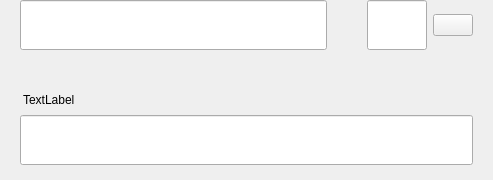
<?xml version="1.0" encoding="UTF-8"?>
<ui version="4.0">
 <class>SendMultiRow</class>
 <widget class="QWidget" name="SendMultiRow">
  <property name="geometry">
   <rect>
    <x>0</x>
    <y>0</y>
    <width>493</width>
    <height>180</height>
   </rect>
  </property>
  <property name="minimumSize">
   <size>
    <width>0</width>
    <height>0</height>
   </size>
  </property>
  <property name="maximumSize">
   <size>
    <width>16777215</width>
    <height>16777215</height>
   </size>
  </property>
  <property name="windowTitle">
   <string>Form</string>
  </property>
  <property name="styleSheet">
   <string notr="true">color: rgb(0, 0, 0);</string>
  </property>
  <layout class="QVBoxLayout" name="verticalLayout_3">
   <property name="spacing">
    <number>0</number>
   </property>
   <property name="leftMargin">
    <number>0</number>
   </property>
   <property name="topMargin">
    <number>0</number>
   </property>
   <property name="rightMargin">
    <number>20</number>
   </property>
   <property name="bottomMargin">
    <number>5</number>
   </property>
   <item alignment="Qt::AlignTop">
    <widget class="QWidget" name="widget" native="true">
     <property name="sizePolicy">
      <sizepolicy hsizetype="Expanding" vsizetype="Maximum">
       <horstretch>0</horstretch>
       <verstretch>0</verstretch>
      </sizepolicy>
     </property>
     <property name="minimumSize">
      <size>
       <width>0</width>
       <height>60</height>
      </size>
     </property>
     <property name="maximumSize">
      <size>
       <width>16777215</width>
       <height>85</height>
      </size>
     </property>
     <layout class="QHBoxLayout" name="horizontalLayout" stretch="6,0,2">
      <property name="spacing">
       <number>0</number>
      </property>
      <property name="leftMargin">
       <number>8</number>
      </property>
      <property name="topMargin">
       <number>0</number>
      </property>
      <property name="rightMargin">
       <number>0</number>
      </property>
      <property name="bottomMargin">
       <number>0</number>
      </property>
      <item alignment="Qt::AlignTop">
       <widget class="QStackedWidget" name="stackedAddress">
        <property name="minimumSize">
         <size>
          <width>0</width>
          <height>50</height>
         </size>
        </property>
        <property name="maximumSize">
         <size>
          <width>16777215</width>
          <height>50</height>
         </size>
        </property>
        <widget class="QWidget" name="page_4">
         <property name="sizePolicy">
          <sizepolicy hsizetype="Expanding" vsizetype="Preferred">
           <horstretch>0</horstretch>
           <verstretch>0</verstretch>
          </sizepolicy>
         </property>
         <property name="minimumSize">
          <size>
           <width>0</width>
           <height>50</height>
          </size>
         </property>
         <property name="maximumSize">
          <size>
           <width>16777215</width>
           <height>55</height>
          </size>
         </property>
         <layout class="QVBoxLayout" name="verticalLayout_7">
          <property name="spacing">
           <number>0</number>
          </property>
          <property name="leftMargin">
           <number>12</number>
          </property>
          <property name="topMargin">
           <number>0</number>
          </property>
          <property name="rightMargin">
           <number>0</number>
          </property>
          <property name="bottomMargin">
           <number>0</number>
          </property>
          <item>
           <widget class="QLineEdit" name="lineEditAddress">
            <property name="minimumSize">
             <size>
              <width>0</width>
              <height>50</height>
             </size>
            </property>
            <property name="maximumSize">
             <size>
              <width>16777215</width>
              <height>50</height>
             </size>
            </property>
            <property name="styleSheet">
             <string notr="true">color: rgb(0, 0, 0);</string>
            </property>
           </widget>
          </item>
         </layout>
        </widget>
        <widget class="QWidget" name="page_3"/>
       </widget>
      </item>
      <item>
       <spacer name="horizontalSpacer_3">
        <property name="orientation">
         <enum>Qt::Horizontal</enum>
        </property>
        <property name="sizeType">
         <enum>QSizePolicy::Fixed</enum>
        </property>
        <property name="sizeHint" stdset="0">
         <size>
          <width>40</width>
          <height>20</height>
         </size>
        </property>
       </spacer>
      </item>
      <item>
       <layout class="QHBoxLayout" name="horizontalLayout_2">
        <property name="spacing">
         <number>6</number>
        </property>
        <item alignment="Qt::AlignTop">
         <widget class="QLineEdit" name="lineEditAmount">
          <property name="sizePolicy">
           <sizepolicy hsizetype="Expanding" vsizetype="Preferred">
            <horstretch>0</horstretch>
            <verstretch>0</verstretch>
           </sizepolicy>
          </property>
          <property name="minimumSize">
           <size>
            <width>0</width>
            <height>50</height>
           </size>
          </property>
          <property name="maximumSize">
           <size>
            <width>16777215</width>
            <height>50</height>
           </size>
          </property>
          <property name="styleSheet">
           <string notr="true">color: rgb(0, 0, 0);</string>
          </property>
          <property name="maxLength">
           <number>16</number>
          </property>
          <property name="alignment">
           <set>Qt::AlignLeading|Qt::AlignLeft|Qt::AlignVCenter</set>
          </property>
         </widget>
        </item>
        <item>
         <layout class="QVBoxLayout" name="verticalLayout">
          <property name="topMargin">
           <number>14</number>
          </property>
          <property name="bottomMargin">
           <number>0</number>
          </property>
          <item alignment="Qt::AlignTop">
           <widget class="QPushButton" name="btnMenu">
            <property name="minimumSize">
             <size>
              <width>0</width>
              <height>0</height>
             </size>
            </property>
            <property name="maximumSize">
             <size>
              <width>16777215</width>
              <height>16777215</height>
             </size>
            </property>
            <property name="text">
             <string/>
            </property>
           </widget>
          </item>
         </layout>
        </item>
       </layout>
      </item>
     </layout>
    </widget>
   </item>
   <item>
    <widget class="QWidget" name="layoutLabel" native="true">
     <property name="minimumSize">
      <size>
       <width>0</width>
       <height>0</height>
      </size>
     </property>
     <property name="maximumSize">
      <size>
       <width>16777215</width>
       <height>16777215</height>
      </size>
     </property>
     <layout class="QVBoxLayout" name="verticalLayout_9">
      <property name="spacing">
       <number>6</number>
      </property>
      <property name="leftMargin">
       <number>20</number>
      </property>
      <property name="topMargin">
       <number>0</number>
      </property>
      <property name="rightMargin">
       <number>0</number>
      </property>
      <property name="bottomMargin">
       <number>10</number>
      </property>
      <item>
       <spacer name="verticalSpacer">
        <property name="orientation">
         <enum>Qt::Vertical</enum>
        </property>
        <property name="sizeType">
         <enum>QSizePolicy::Fixed</enum>
        </property>
        <property name="sizeHint" stdset="0">
         <size>
          <width>20</width>
          <height>20</height>
         </size>
        </property>
       </spacer>
      </item>
      <item>
       <widget class="QLabel" name="labelSubtitleDescription">
        <property name="styleSheet">
         <string notr="true">margin-bottom:2px;
margin-left:0.05px;
padding:0px;</string>
        </property>
        <property name="text">
         <string>TextLabel</string>
        </property>
       </widget>
      </item>
      <item>
       <widget class="QLineEdit" name="lineEditDescription">
        <property name="minimumSize">
         <size>
          <width>0</width>
          <height>50</height>
         </size>
        </property>
        <property name="maximumSize">
         <size>
          <width>16777215</width>
          <height>50</height>
         </size>
        </property>
        <property name="styleSheet">
         <string notr="true">color: rgb(0, 0, 0);</string>
        </property>
       </widget>
      </item>
     </layout>
    </widget>
   </item>
  </layout>
 </widget>
 <resources/>
 <connections/>
</ui>
